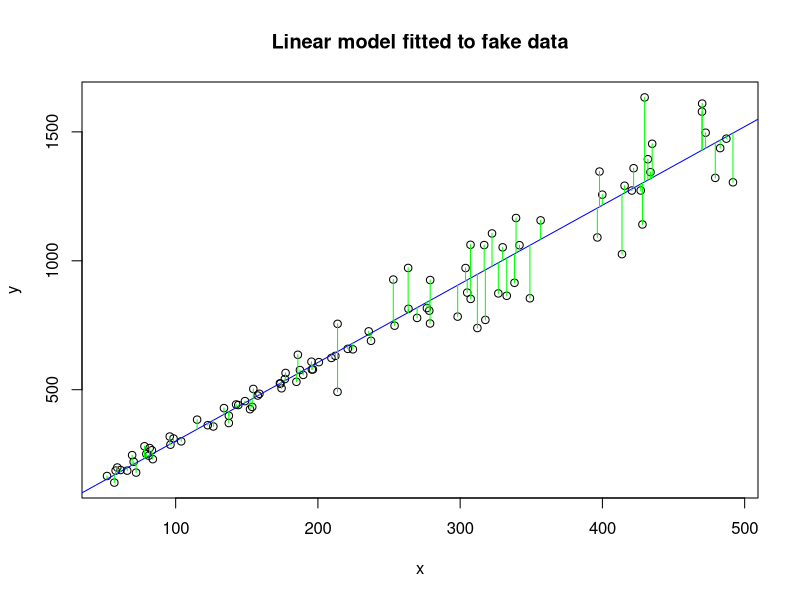
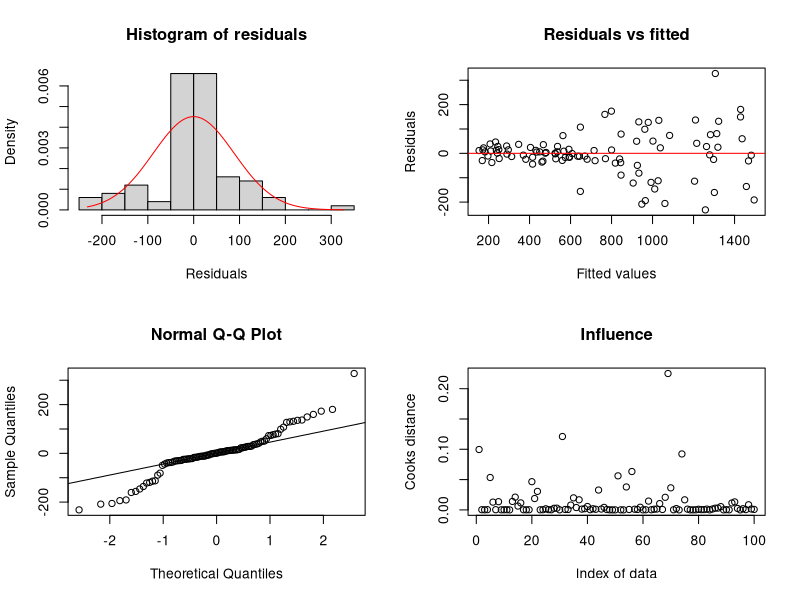
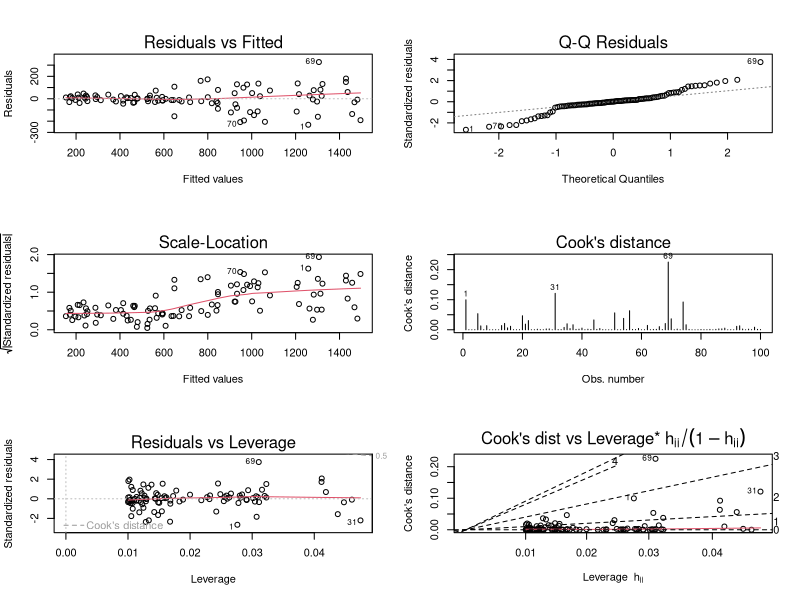

Generate these figures, in order, with R:
# There are two programs that demonstrate diagnostic procedures for evaluating
# models fitted by likelihood methods. This is program 1 (diagnostics1.r), which
# is oriented toward Normal, linear, and generalized linear models and their
# multilevel counterparts. The second program (diagnostics2.r) has procedures
# for more general likelihood cases (including arbitrary data distributions and
# nonlinear models). Much of the advice here should in principle also apply to
# Bayesian models especially when strong priors are not used and the likelihood
# contains most of the information in the posterior.
# 
# It is important not to get confused by the different parts of this program.
# Generating fake data and linear regression are not part of the diagnostic
# methods. We need example datasets - so we'll make them up. We'll make up data
# where the true model is a simple linear or nonlinear function. Once we have
# fake data, we'll fit a linear model to it using lm(), then we'll consider
# diagnostics for the fitted model. Most of these methods extend from the Normal
# linear model to the rest of the linear model family (GLMM etc).
#
# In the program below, choose one of four possible scenarios for generating 
# fake data (run just the lines for that scenario), then skip to the rest of the
# code (from line starting with "#--Linear regression") to examine the
# diagnostic plots for a Normal linear model fitted to those data.
# 
# Brett Melbourne 18 Oct 2018
#

# 1) Generate some data (linear)
a <- 0    #y-intercept
b <- 3    #slope of linear predictor
v <- 1000    #error variance
x <- runif(100,50,100)    #an x variable
y <- a + b*x + rnorm(100,sd=sqrt(v)) #the y data


# 2) Generate some data (nonlinear)
a <- 0    #y-intercept
b <- 1    #slope of linear predictor
c <- 1    #quadratic parameter - controls degree of nonlinearity
v <- 10000    #error variance
x <- runif(100,50,100)    #an x variable
y <- a + b*x + c*x^2 + rnorm(100,sd=sqrt(v)) #the y data


# 3) Generate some data (linear with outlier)
a <- 0    #y-intercept
b <- 3    #slope of linear predictor
v <- 1000    #error variance
x <- runif(100,50,100)    #an x variable
y <- a + b*x + rnorm(100,sd=sqrt(v)) #the y data
y[which.min(x)] <- y[which.min(x)] * 2.5


# 4) Generate some data (linear but not Normal; instead lognormal)
a <- 0    #y-intercept
b <- 3    #slope of linear predictor
v <- 0.01  #error variance on log scale
x <- runif(100,50,500)    #an x variable
y <-  rlnorm(100,meanlog=log(a+b*x),sdlog=sqrt(v)) #the y data



#--Linear regression of the fake data 
# We are doing simple linear regression using `lm()` as a simple example of
# fitting a model.
fit <- lm(y~x)
plot(x,y,main="Linear model fitted to fake data")
abline(fit,col="blue")

#----Diagnostics-------------------------------------------------------------------

# So, now we have a fitted model, are there any problems with the model?

# Begin by calculating some basic quantities. Some of these are easily obtained
# from the object saved by `lm()` but we will instead calculate these here from
# first principles to illustrate how to go about it for more complex models.

# First we want the model predictions (also called the "fitted values"), which 
# we'll calculate by plugging the maximum likelihood estimates of the parameters
# into the equation for the linear model.
pars <- coef(fit)                  #These are the best fit parameters
pars                               #The parameter marked "x" is the slope
preds <- pars[1] + pars[2] * x 

# Then we will calculate the residuals (observed minus predicted)
segments(x,preds,x,y,col="green") #shows the residuals
r <- y - preds

# And here is a special diagnostic for linear normal models, called Cook's
# statistic, that measures the influence of a data point. We'll use the built in
# function to calculate it. This only works for an `lm()` fitted object.
cooks <- cooks.distance(fit) 

# Cook's statistic is what is called a "deletion diagnostic". In
# `diagnostics2.R` we will look at a more general algorithm for deletion
# diagnostics that can be applied to any model, including multilevel models.


#----Diagnostic plots-----------------------------------------------------------
par(mfrow=c(2,2))
# 1. histogram of residuals assessed against theoretical distribution
hist(r, xlab = "Residuals", main = "Histogram of residuals",freq=FALSE)
rseq <- seq(min(r),max(r),length.out=100)
lines(rseq,dnorm(rseq,mean=0,sd=sd(r)),col="red")

# 2. Residuals vs predicted (fitted)
plot(preds,r, ylab = "Residuals", xlab = "Fitted values",
     main = "Residuals vs fitted")
abline(h=0,col="red")

# 3. Quantile-quantile plot
qqnorm(r) #This plots the same graph using R's built in function
qqline(r)
# See quantiles_&_qqplots.R for a tutorial on quantiles and Q-Q plots

# 4. Cooks distance (case deletion diagnostic)
plot(1:length(cooks),cooks, ylab = "Cooks distance", xlab = "Index of data",
     main = "Influence")

# Several of these, or variants, are also are produced by by R's linear
# regression tools.
par(mfrow=c(3,2))
plot(fit,1:6,ask=FALSE)
?plot.lm
